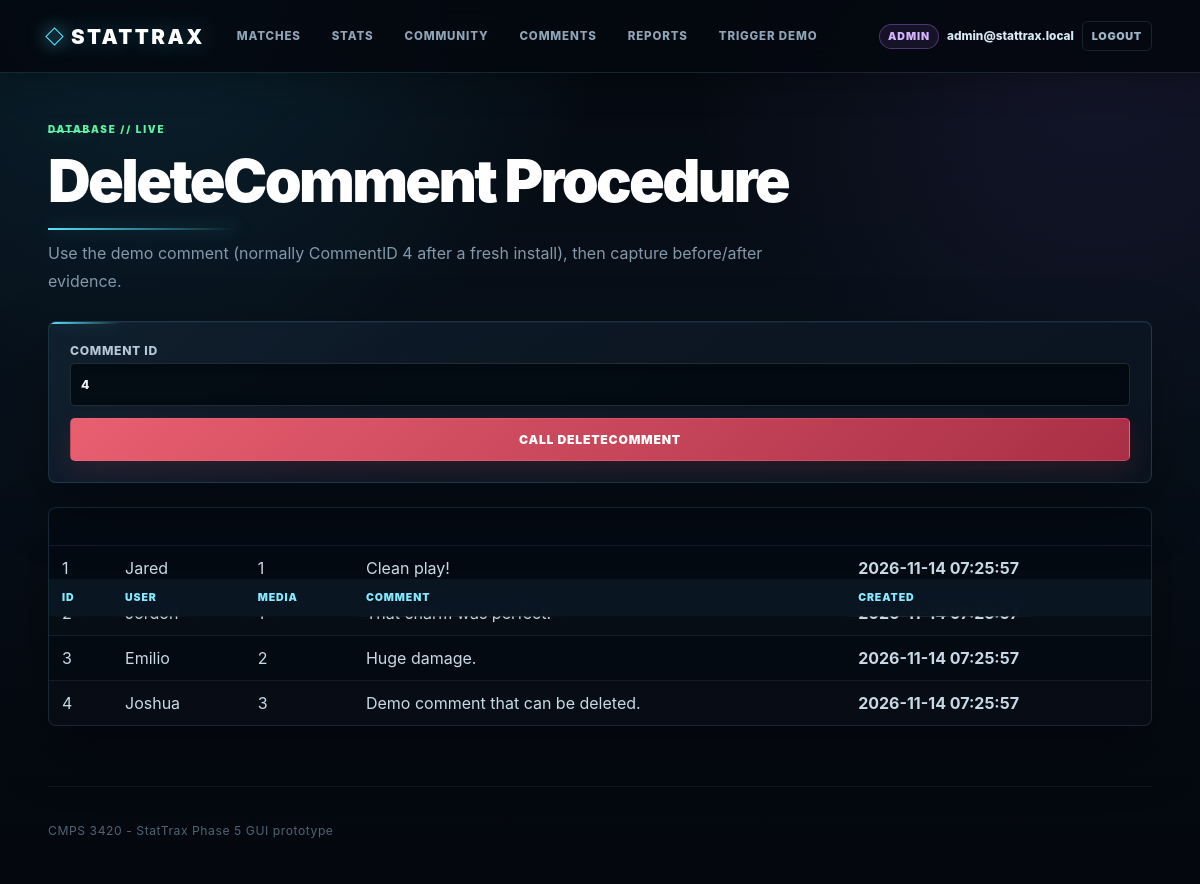
The app's page /comments.php (signed in) with its own data.
### tables this page shows
CREATE TABLE `Comment` (
    CommentID INT AUTO_INCREMENT PRIMARY KEY,
    CommentText VARCHAR(500) NOT NULL,
    CreationDate DATETIME NOT NULL DEFAULT CURRENT_TIMESTAMP,
    UserID INT NOT NULL,
    MediaID INT NOT NULL,
    CONSTRAINT fk_comment_user
        FOREIGN KEY (UserID) REFERENCES `User`(UserID)
        ON UPDATE CASCADE ON DELETE CASCADE,
    CONSTRAINT fk_comment_media
        FOREIGN KEY (MediaID) REFERENCES `Media`(MediaID)
        ON UPDATE CASCADE ON DELETE CASCADE
);

CREATE TABLE `User` (
    UserID INT AUTO_INCREMENT PRIMARY KEY,
    Username VARCHAR(50) NOT NULL UNIQUE,
    Password VARCHAR(255) NOT NULL,
    Email VARCHAR(120) NOT NULL UNIQUE,
    CreationDate DATETIME NOT NULL DEFAULT CURRENT_TIMESTAMP,
    PUUID VARCHAR(100) UNIQUE NULL,
    RiotGameName VARCHAR(100) NULL,
    RiotTagLine VARCHAR(20) NULL
);

### src/functions.php (called while the page is built, shortened)
<?php
function e(mixed $value): string
{
    return htmlspecialchars((string)$value, ENT_QUOTES, 'UTF-8');
}
function allRows(string $sql, array $params = []): array
{
    $stmt = db()->prepare($sql);
    $stmt->execute($params);
    return $stmt->fetchAll();
}
function currentRole(): ?string
{
    return $_SESSION['auth']['role'] ?? null;
}
function currentUser(): ?array
{
    return $_SESSION['auth'] ?? null;
}

### src/db.php (called while the page is built, shortened)
<?php
function db(): PDO
{
    $host = getenv('STATTRAX_DB_HOST') ?: 'localhost';
    $port = getenv('STATTRAX_DB_PORT') ?: '3306';
    $name = getenv('STATTRAX_DB_NAME') ?: 'stattrax';
    $user = getenv('STATTRAX_DB_USER') ?: 'root';
    $pass = getenv('STATTRAX_DB_PASS') ?: '';
    $dsn = "mysql:host={$host};port={$port};dbname={$name};charset=utf8mb4";
    $pdo = new PDO($dsn, $user, $pass, [
        PDO::ATTR_ERRMODE => PDO::ERRMODE_EXCEPTION,
        PDO::ATTR_DEFAULT_FETCH_MODE => PDO::FETCH_ASSOC,
        PDO::ATTR_EMULATE_PREPARES => false,
    ]);
    return $pdo;
}

### public/comments.php (the view, shortened to what this page needs)
<?php
require_once __DIR__ . '/bootstrap.php';
try {
    $rows = allRows('SELECT c.CommentID, c.CommentText, c.CreationDate, u.Username, c.MediaID FROM `Comment` c JOIN `User` u ON c.UserID=u.UserID ORDER BY c.CommentID');
} catch (Throwable $e) {
    $error = $error ?? $e->getMessage();
    $rows = [];
}
require __DIR__ . '/../src/partials/header.php';
?>
<h1>DeleteComment Procedure</h1>
<p>Use the demo comment (normally CommentID 4 after a fresh install), then capture before/after evidence.</p>
<form method="post" class="panel">
    <label>Comment ID<input type="number" min="1" name="comment_id" value="4" required></label>
    <button type="submit" class="danger">Call DeleteComment</button>
</form>
<div class="table-wrap"><table>
<thead><tr><th>ID</th><th>User</th><th>Media</th><th>Comment</th><th>Created</th></tr></thead>
<tbody><?php foreach ($rows as $r): ?><tr><td><?= e($r['CommentID']) ?></td><td><?= e($r['Username']) ?></td><td><?= e($r['MediaID']) ?></td><td><?= e($r['CommentText']) ?></td><td><?= e($r['CreationDate']) ?></td></tr><?php endforeach; ?></tbody>
</table></div>
<?php require __DIR__ . '/../src/partials/footer.php'; ?>

### src/partials/header.php (shortened to what this page needs)
<?php
$auth = currentUser();
?>
<!doctype html>
<html lang="en">
<head>
    <link rel="stylesheet" href="assets/style.css">
</head>
<body class="<?= e($bodyClass ?? '') ?>">
<header class="site-header">
    <div class="wrap header-inner">
        <a class="brand" href="index.php">StatTrax</a>
        <nav>
            <a href="matches.php">Matches</a>
            <a href="stats.php">Stats</a>
            <a href="community.php">Community</a>
            <?php if (currentRole() === 'admin'): ?>
                <a href="comments.php">Comments</a>
                <a href="reports.php">Reports</a>
                <a href="trigger_demo.php">Trigger Demo</a>
            <?php endif; ?>
        </nav>
        <div class="account-zone">
            <?php if ($auth): ?>
                <span class="role-chip <?= e($auth['role']) ?>"><?= e(strtoupper($auth['role'])) ?></span>
                <span class="account-name"><?= e($auth['display']) ?></span>
                <a class="account-link" href="logout.php">Logout</a>
            <?php else: ?>
                <a class="account-link" href="login.php">Login</a>
            <?php endif; ?>
        </div>
    </div>
</header>
<main class="wrap">

### src/partials/footer.php
</main>
<footer class="wrap footer">
    <p>CMPS 3420 - StatTrax Phase 5 GUI prototype</p>
</footer>
</body>
</html>

### records on screen
comment: CommentID "1", UserID.Username "Jared", MediaID "1", CommentText "Clean play!", CreationDate "2026-11-14 07:25:57"
comment: CommentID "3", UserID.Username "Emilio", MediaID "2", CommentText "Huge damage.", CreationDate "2026-11-14 07:25:57"
comment: CommentID "4", UserID.Username "Joshua", MediaID "3", CommentText "Demo comment that can be deleted.", CreationDate "2026-11-14 07:25:57"

### other values on screen
$auth['role'] "ADMIN"
$auth['display'] "admin@stattrax.local"
